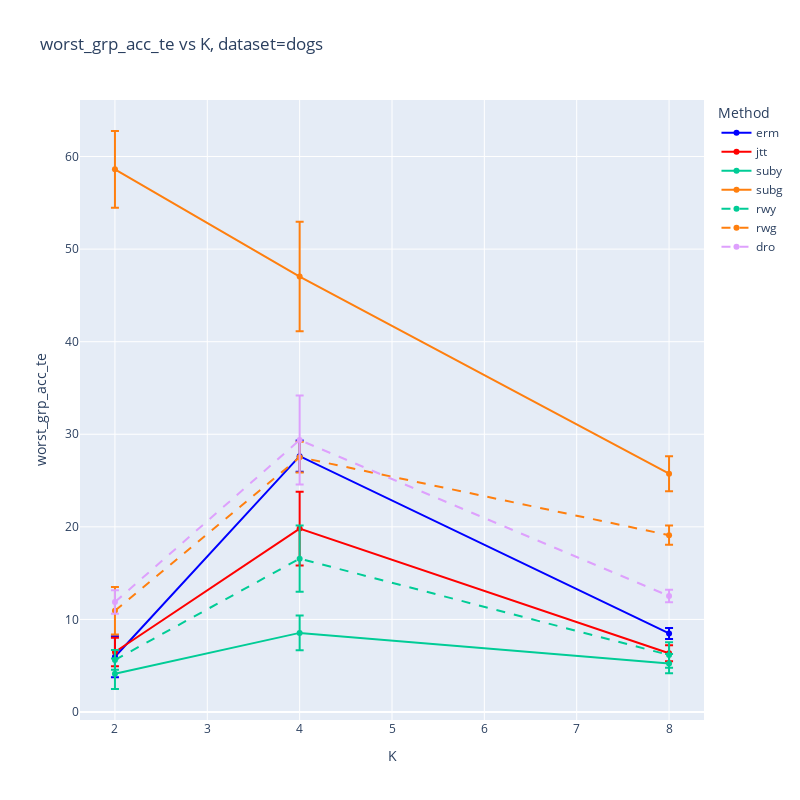

Source (notebook cell):
### Code cell
x_axis = 'K'
y_axis = 'worst_grp_acc_te' #'mean_grp_acc_te'
for dataset_name in DATASETS.values():
    plot_graph(df_fix_mu, x_axis, y_axis, dataset_name,error_bars=ERROR_BARS, methods=None)

### Figure 1 — Plotly figure (JSON) as saved in the notebook; plotly's stock layout.template omitted (floating-point values rounded to 4 significant figures)
{"data": [{"error_y": {"array": [2.219, 1.689, 0.5962], "type": "data", "visible": true}, "line": {"color": "blue", "dash": "solid"}, "mode": "lines+markers", "name": "erm", "type": "scatter", "x": [2, 4, 8], "y": [5.97, 27.63, 8.484]}, {"error_y": {"array": [1.538, 3.973, 0.8656], "type": "data", "visible": true}, "line": {"color": "red", "dash": "solid"}, "mode": "lines+markers", "name": "jtt", "type": "scatter", "x": [2, 4, 8], "y": [6.48, 19.81, 6.352]}, {"error_y": {"array": [1.644, 1.865, 1.043], "type": "data", "visible": true}, "line": {"color": "#00CC96", "dash": "solid"}, "mode": "lines+markers", "name": "suby", "type": "scatter", "x": [2, 4, 8], "y": [4.128, 8.545, 5.231]}, {"error_y": {"array": [4.14, 5.916, 1.886], "type": "data", "visible": true}, "line": {"color": "#ff7f0e", "dash": "solid"}, "mode": "lines+markers", "name": "subg", "type": "scatter", "x": [2, 4, 8], "y": [58.62, 47.04, 25.74]}, {"error_y": {"array": [1.06, 3.584, 1.376], "type": "data", "visible": true}, "line": {"color": "#00CC96", "dash": "dash"}, "mode": "lines+markers", "name": "rwy", "type": "scatter", "x": [2, 4, 8], "y": [5.625, 16.56, 6.154]}, {"error_y": {"array": [2.567, 1.656, 1.04], "type": "data", "visible": true}, "line": {"color": "#ff7f0e", "dash": "dash"}, "mode": "lines+markers", "name": "rwg", "type": "scatter", "x": [2, 4, 8], "y": [10.94, 27.52, 19.1]}, {"error_y": {"array": [1.269, 4.801, 0.6774], "type": "data", "visible": true}, "line": {"color": "#DEA0FD", "dash": "dash"}, "mode": "lines+markers", "name": "dro", "type": "scatter", "x": [2, 4, 8], "y": [11.88, 29.38, 12.53]}], "layout": {"height": 800, "legend": {"title": {"text": "Method"}}, "title": {"text": "worst_grp_acc_te vs K, dataset=dogs"}, "width": 800, "xaxis": {"title": {"text": "K"}}, "yaxis": {"title": {"text": "worst_grp_acc_te"}}}}
